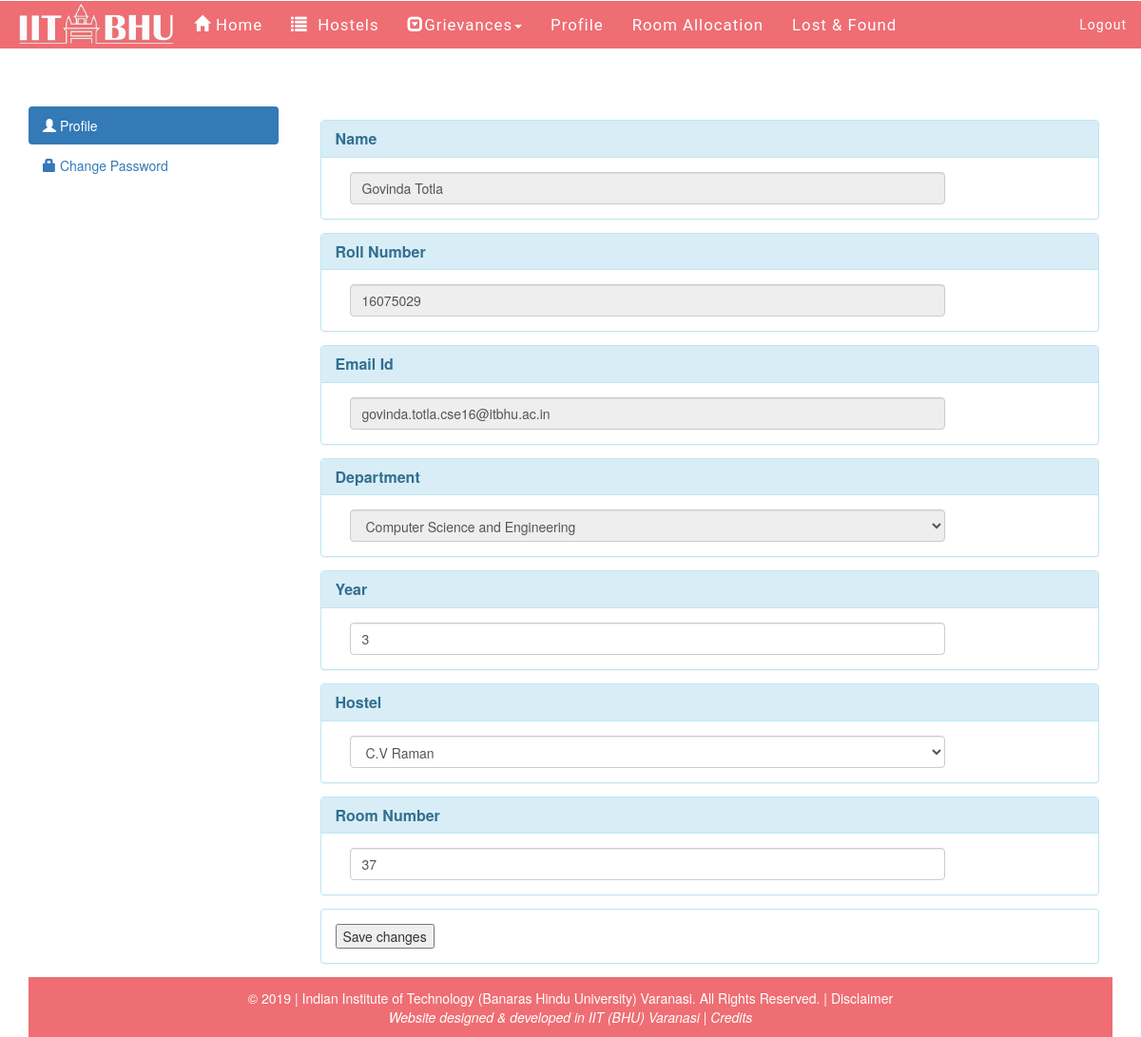
Page /student/profile/ (signed in) on the committed database.
### Student/models.py (models this page shows, shortened)
class Profile(models.Model):
    rollno=models.PositiveIntegerField(default=0)
    user_ref=models.OneToOneField(User,on_delete=models.CASCADE)
    first_name=models.CharField(max_length=100)
    last_name=models.CharField(max_length=100)
    branch=models.ForeignKey(Branch, on_delete=models.CASCADE)
    hostel = models.ForeignKey(Hostel, on_delete=models.CASCADE,null=True)
    room_no = models.PositiveIntegerField(default=-1)
    year = models.PositiveIntegerField(default=1, validators=[MinValueValidator(1), MaxValueValidator(5)])
    emailid = models.EmailField()
    verified= models.BooleanField(default=False)

class Branch(models.Model):
	name = models.CharField(max_length=100)
	def __str__(self):
		return self.name

class Hostel(models.Model):
	hostel_name = models.CharField(max_length=1000)
	location = models.CharField(max_length=1000)
	rooms = models.PositiveIntegerField(default=0)
	hostel_image1 = models.ImageField(upload_to='hostel_images')
	hostel_image2 = models.ImageField(upload_to='hostel_images')
	hostel_image3 = models.ImageField(upload_to='hostel_images')
	flag_image = models.ImageField(upload_to='hostel_images',null=True)
	number_of_students = models.PositiveIntegerField(default=0)
	mess1_maharaj_name = models.CharField(max_length=100,null=True)
	mess2_maharaj_name = models.CharField(max_length=100,null=True)
	mess3_maharaj_name = models.CharField(max_length=100,null=True)
	mess_bill_link = models.CharField(max_length=500,null=True)
	student_list = models.CharField(max_length=500,null=True)
	canteen_menu = models.CharField(max_length=500,null=True)
	HEC = models.CharField(max_length=500,null=True)
	wardens = models.CharField(max_length=500,null=True)
	care_takers = models.CharField(max_length=500,null=True)
	maintainance_workers = models.CharField(max_length=500,null=True)
	duties_of_hec = models.CharField(max_length=500,null=True)
	def __str__(self):
		return self.hostel_name

### Student/views.py (the view, shortened to what this page needs)
# urls.py: url(r'^student/profile/$', views.StudentProfile, name='studentprofile'),
def StudentProfile(request):
	if not request.user.is_authenticated:
		messages.error(request, "Please login to continue.")
		return redirect('/student/login')
	isadmin = checkadmin(request)
	if isadmin:
		return redirect('/')
	try:
		profile = Profile.objects.get(user_ref = request.user)
	except:
		return redirect('/')
	hostels = Hostel.objects.all().order_by('hostel_name')
	branches = Branch.objects.all().order_by('name')
	return render(request, 'student/profile.html',{
		"profile" : profile,
		"hostels" : hostels,
		"isadmin" : isadmin,
		"branches" : branches,
		})

### Student/views.py (called while the page is built)
def checkadmin(request):
	isadmin = False
	if(request.user.is_authenticated):
		try:
			hostelprofile = HostelProfile.objects.get(user=request.user)
			isadmin = True
		except:
			isadmin = False
	return isadmin

### Student/templates/student/profile.html (shortened to what this page needs)
<!DOCTYPE html>
<html>
  <head>
      {% load staticfiles %}
    <link href={% static "css/style.css" %} type="text/css" rel="stylesheet">
  </head>
  <body>
{% include 'student/home_page_navbar.html' %}
<div class="container">
        <div class="row">
        <br><br>
            <div class="col-md-3">
                <ul class="nav nav-pills nav-stacked admin-menu" >
                    <li class="active"><a href="#" data-target-id="profile"><i class="glyphicon glyphicon-user"></i> Profile</a></li>
                    <li ><a href="/student/changepassword/" data-target-id="change-password"><i class="glyphicon glyphicon-lock"></i> Change Password</a></li>
                </ul>
            </div>
 <div class="col-md-9  admin-content" id="change-password">
                <form  method="post" action="/student/profile/">
                    <div class="panel panel-info" style="margin: 1em;">
                        <div class="panel-heading">
                            <h3 class="panel-title"><label for="new_password" class="control-label panel-title">Name</label></h3>
                        </div>
                        <div class="panel-body">
                            <div class="form-group">
                                <div class="col-sm-10">
                                     <input type="text" class="form-control" name="name" id="name" value="{{profile.first_name}} {{profile.last_name}}" disabled="true">
                                </div>
                            </div>
                        </div>
                    </div>
                    <div class="panel panel-info" style="margin: 1em;">
                        <div class="panel-heading">
                            <h3 class="panel-title"><label for="new_password" class="control-label panel-title">Roll Number</label></h3>
                        </div>
                        <div class="panel-body">
                            <div class="form-group">
                                <div class="col-sm-10">
                                     <input type="text" class="form-control" name="name" id="name" value="{{profile.rollno}} " disabled="true">
                                </div>
                            </div>
                        </div>
                    </div>
                    <div class="panel panel-info" style="margin: 1em;">
                        <div class="panel-heading">
                            <h3 class="panel-title"><label for="new_password" class="control-label panel-title">Email Id</label></h3>
                        </div>
                        <div class="panel-body">
                            <div class="form-group">
                                <div class="col-sm-10">
                                     <input type="text" class="form-control" name="name" id="name" value="{{profile.emailid}} " disabled="true">
                                </div>
                            </div>
                        </div>
                    </div>
                    <div class="panel panel-info" style="margin: 1em;">
                        <div class="panel-heading">
                            <h3 class="panel-title"><label for="new_password" class="control-label panel-title">Department</label></h3>
                        </div>
                        <div class="panel-body">
                            <div class="form-group">
                                <div class="col-sm-10">
                                     <select disabled type="text" class="form-control" name="dept" id="dept"  >
                                    <option value="{{profile.branch.id}}" selected="true">{{profile.branch}}</option>
                                     </select>
                                </div>
                            </div>
                        </div>
                    </div>
                    <div class="panel panel-info" style="margin: 1em;">
                        <div class="panel-heading">
                            <h3 class="panel-title"><label for="new_password" class="control-label panel-title">Year</label></h3>
                        </div>
                        <div class="panel-body">
                            <div class="form-group">
                                <div class="col-sm-10">
                                     <input type="number" min="1" max="5" class="form-control" name="year" id="year" value={{profile.year}} >
                                </div>
                            </div>
                        </div>
                    </div>
                    <div class="panel panel-info" style="margin: 1em;">
                        <div class="panel-heading">
                            <h3 class="panel-title"><label for="new_password" class="control-label panel-title">Hostel</label></h3>
                        </div>
                        <div class="panel-body">
                            <div class="form-group">
                                <div class="col-sm-10">
                                     <select type="text" class="form-control" name="hostel" id="hostel">
                                    <option value="{{profile.hostel.id}}" selected="true">{{profile.hostel}}</option>
                                     </select>
                                </div>
                            </div>
                        </div>
                    </div>
                    <div class="panel panel-info" style="margin: 1em;">
                        <div class="panel-heading">
                            <h3 class="panel-title"><label for="new_password" class="control-label panel-title">Room Number</label></h3>
                        </div>
                        <div class="panel-body">
                            <div class="form-group">
                                <div class="col-sm-10">
                                     <input type="text" class="form-control" name="room" id="room" value="{{profile.room_no}} " >
                                </div>
                            </div>
                        </div>
                    </div>
                    <div class="panel panel-info border" style="margin: 1em;">
                        <div class="panel-body">
                            <div class="form-group">
                                <div class="pull-left">
                                    <button type="submit" >Save changes</button>
                                </div>
                            </div>
                        </div>
                    </div>
                </form>
            </div>
</div>
</body>
</html>
{% include 'student/footer.html' %}

### Student/templates/student/home_page_navbar.html (style rules this page uses)
html { scroll-behavior: smooth; font-size: 120%; }

### rows in the picture
Profile: name "Govinda Totla", name "16075029", name "govinda.totla.cse16@itbhu.ac.in", dept "Computer Science and Engineering", year "3", hostel "C.V Raman", room "37"
